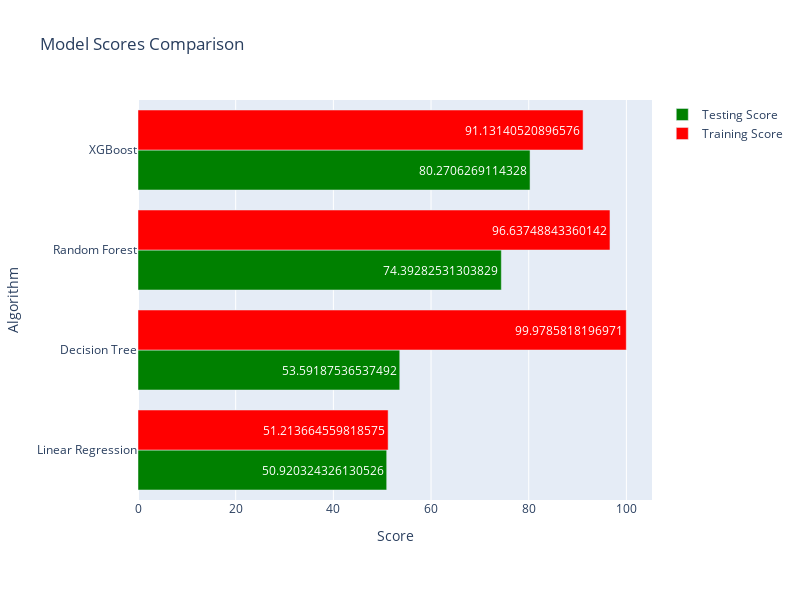

Notebook code for this chart:
### Markdown cell above
## Modelling on Clusters
Running all ipynb files for all generated clusters
* Linear Regressor
* Decision Tree Regressor
* Random forests
* XG Boost

### Code cell
%run Vehicle_Clusters0.ipynb

### Figure 1 — Plotly figure (JSON) as saved in the notebook; plotly's stock layout.template omitted (floating-point values rounded to 4 significant figures)
{"data": [{"marker": {"color": "Green"}, "name": "Testing Score", "orientation": "h", "text": [50.92, 53.59, 74.39, 80.27], "type": "bar", "x": [50.92, 53.59, 74.39, 80.27], "y": ["Linear Regression", "Decision Tree", "Random Forest", "XGBoost"]}, {"marker": {"color": "red"}, "name": "Training Score", "orientation": "h", "text": [51.21, 99.98, 96.64, 91.13], "type": "bar", "x": [51.21, 99.98, 96.64, 91.13], "y": ["Linear Regression", "Decision Tree", "Random Forest", "XGBoost"]}], "layout": {"barmode": "group", "height": 600, "margin": {"b": 100, "l": 100, "r": 100, "t": 100}, "showlegend": true, "title": {"text": "Model Scores Comparison"}, "width": 800, "xaxis": {"title": {"text": "Score"}}, "yaxis": {"title": {"text": "Algorithm"}}}}
